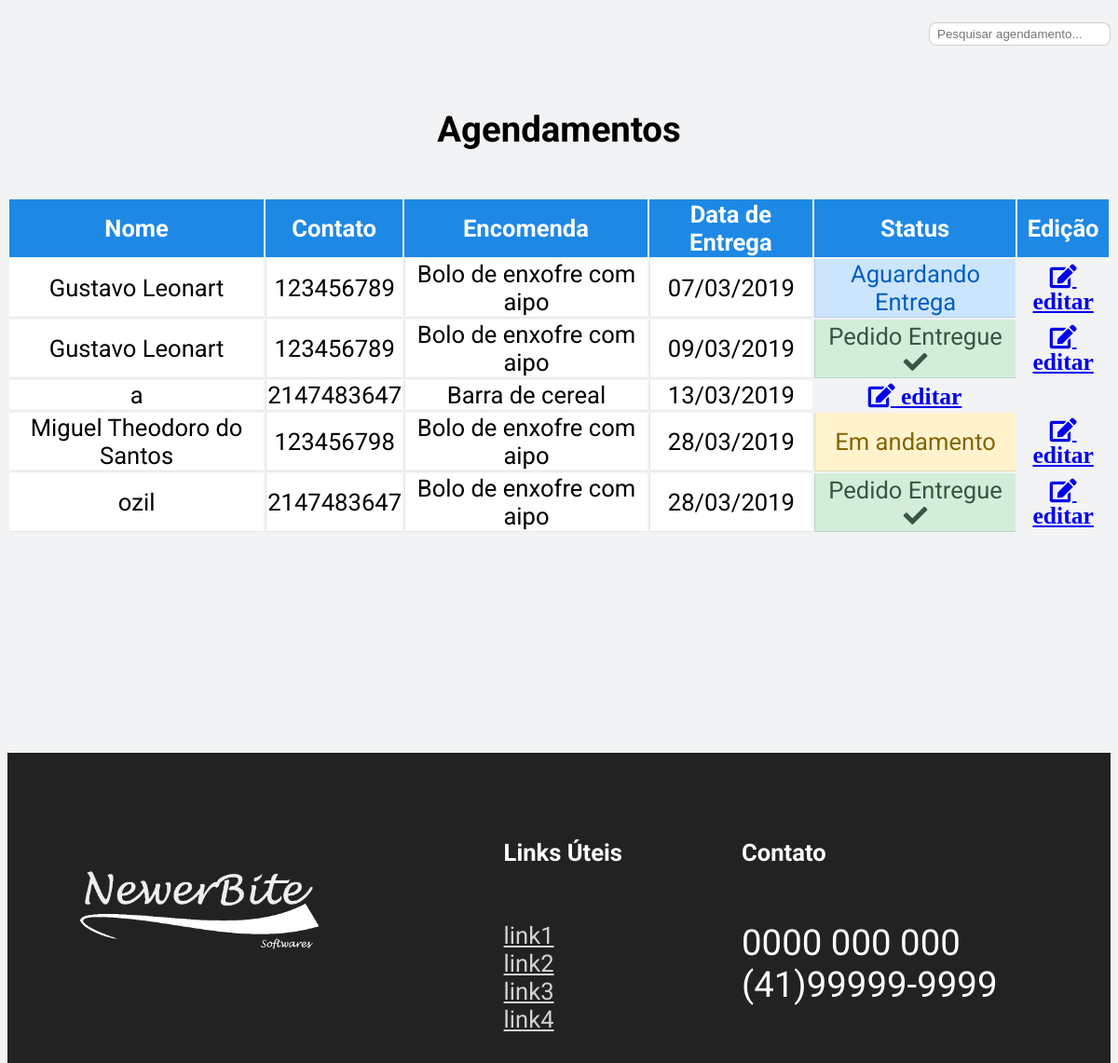
/agendamento.php (signed in), run on an earlier commit of the app's database.
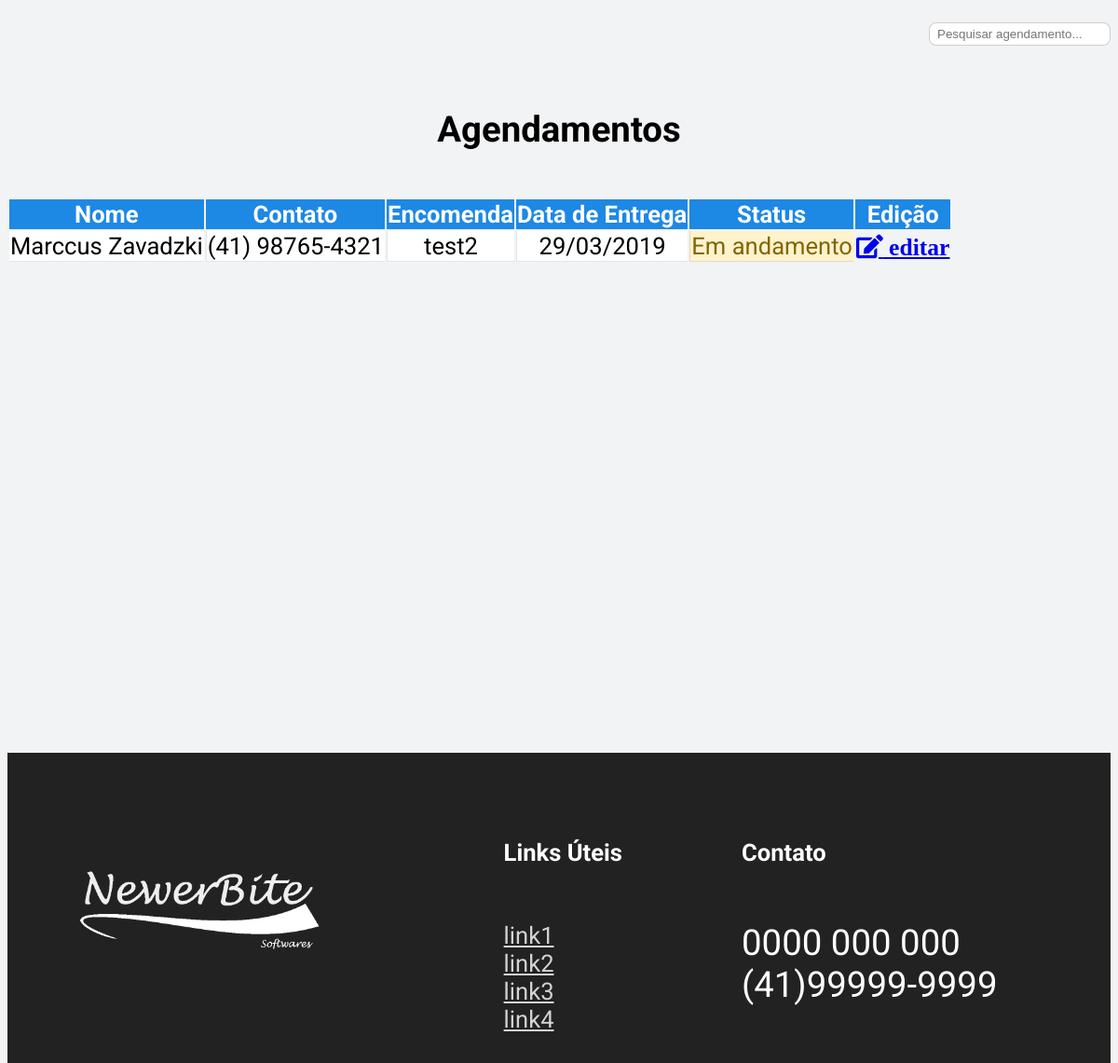
And on a later commit of the database.
### tables this page shows
CREATE TABLE `pedido` (
  `id_pedido` int(10) NOT NULL,
  `id_cliente` int(10) NOT NULL,
  `id_menu` int(10) NOT NULL,
  `id_usuario` int(10) NOT NULL,
  `data_cadastro` datetime DEFAULT NULL,
  `data_entrega` datetime DEFAULT NULL,
  `valor` double DEFAULT NULL,
  `status_pedido` int(11) UNSIGNED NOT NULL
);

CREATE TABLE `cliente` (
  `id_cliente` int(10) NOT NULL,
  `nome` varchar(50) NOT NULL,
  `rg` char(12) NOT NULL,
  `cpf` char(15) NOT NULL,
  `dataNasc` date NOT NULL,
  `email` varchar(50) DEFAULT NULL,
  `cep` char(11) DEFAULT NULL,
  `num_casa` int(10) NOT NULL,
  `complemento` varchar(20) DEFAULT NULL,
  `telefone` char(15) NOT NULL
);

CREATE TABLE `menu` (
  `id_menu` int(10) NOT NULL,
  `nome_receita` varchar(100) NOT NULL,
  `des_receita` text NOT NULL,
  `tempo_preparo` int(11) NOT NULL,
  `data_cadastro` datetime NOT NULL
);

### agendamento.php (the view, shortened to what this page needs)
<!DOCTYPE html PUBLIC "-//W3C//DTD XHTML 1.0 Transitional//EN"
"http://www.w3.org/TR/xhtml1/DTD/xhtml1-transitional.dtd">
<html xmlns="http://www.w3.org/1999/xhtml">
<head>
    <link rel="stylesheet" type="text/css" href="css/agendamento.css">
    <link rel="stylesheet" href="https://maxcdn.bootstrapcdn.com/font-awesome/4.7.0/css/font-awesome.min.css" >
    <link rel="stylesheet" href="https://use.fontawesome.com/releases/v5.5.0/css/all.css">
</head>
<body onload="setTimeout(Att, 60000);">
    <section>
        <div class="container" style="max-width:1359px;">
            <div class="search__person__container">
                <form class="search__person">
                    <input id="myInput" type="text" placeholder="Pesquisar agendamento...">
                </form>
            </div>
            <h4 class="container__title">Agendamentos</h4>
            <div class="table-responsive" id="tableAgenda">
                <table class="table">
                    <thead class="tableHead">
                        <tr>
                            <th>Nome</th>
                            <th>Contato</th>
                            <th>Encomenda</th>
                            <th>Data de Entrega</th>
                            <th>Status</th>
                            <th>Edição</th>
                        </tr>
                    </thead>
                    <tbody name="table" class="tableBody">
                        <?php
                            include "conexao.php";
                           $sql = mysqli_query($conexao,
                            "SELECT c.id_cliente, c.nome, c.telefone,
                                p.id_pedido, DATE_FORMAT(p.data_entrega, '%d/%m/%Y') as data_entrega , p.status_pedido,
                                m.id_menu, m.nome_receita
                            FROM cliente c
                                JOIN pedido p ON c.id_cliente = p.id_cliente
                                JOIN menu m ON m.id_menu = p.id_menu
                                ORDER BY data_entrega");
                            while ($exibe = mysqli_fetch_assoc($sql)) {
                                echo "<tr>
                                    <td>".$exibe['nome']."</td>
                                    <td>".$exibe['telefone']."</td>
                                    <td>".$exibe['nome_receita']."</td>
                                    <td>".$exibe['data_entrega']."</td>";
                                    if($exibe['status_pedido'] == 1)
                                        echo "<td style=\"color:#005fc1;background-color:#cce5ff;\">Aguardando Entrega <span class=\"spinner-grow spinner-grow-sm\"></span></td>";
                                    elseif($exibe['status_pedido'] == 2)
                                        echo "<td style=\"color:#375743;background-color:#d4edda;\">Pedido Entregue <span class=\"fas fa-check\"></span></td>";
                                    elseif($exibe['status_pedido'] == 3)
                                        echo "<td style=\"color:#856404;background-color:#fff3cd;\">Em andamento <span class=\"spinner-grow spinner-grow-sm\"></span></td>";
                                    elseif($exibe['status_pedido'] == 4)
                                        echo "<td style=\"color:#721c24;background-color:#f8d7da;\">Cancelado <span class=\"fas fa-times\"></span></td>";
                                    echo '<td style="background:transparent !important;border:none !important;">
                                            <a class="btn btn-outline-primary text-primary fas fa-edit" href="editAgen.php?id_pedido='.$exibe["id_pedido"].'"> editar</a>
                                        </td>';
                                echo "</tr>";
                            }
                         ?>
                    </tbody>
                </table>
            </div>
        </div>
    </section>
    <section id="footer"></section>
</body>
</html>

### css/agendamento.css (style rules this page uses)
body { font-family: 'Roboto'; height: 100vh; background-color: #f2f3f5 !important; }
* { box-sizing: border-box; }
.container { height: 100vh; }
.table-responsive { margin: 32px 0 64px !important; }
.tableHead th { text-align: center; position: sticky; top: 0; background-color: #1e88e5; color: #fff; width: auto; cursor: default; }
.tableBody td + td { border-left: solid 1px rgba(0,0,0,.1) !important; }
.table td { border-bottom: solid 1px rgba(0,0,0,.1) !important; background-color: #fff; cursor: default; }
.container__title { text-align: center; font-size: 1.5em; }
.table { text-align: center; }
.table-responsive { overflow: visible ; height: 70%; margin: 32px; margin-bottom: 64px; }
.search__person__container { display: flex; justify-content: flex-end; }
.search__person { padding: 16px 0px; }
.search__person input { border: solid 1px rgba(0, 0, 0, 0.19); border-radius: 8px; padding: 4px 8px; cursor: pointer; }

### agendamento.php (style rules this page uses)
body { font-family: 'Roboto'; font-size: 1.6em; }

What changed in the data, as far as the page shows it:
removed pedido: id_cliente.nome "Gustavo Leonart", id_cliente.telefone "123456789", id_menu.nome_receita "Bolo de enxofre com aipo", data_entrega "07/03/2019", status_pedido "Aguardando Entrega"
removed pedido: id_cliente.nome "Gustavo Leonart", id_cliente.telefone "123456789", id_menu.nome_receita "Bolo de enxofre com aipo", data_entrega "09/03/2019", status_pedido "Pedido Entregue"
removed pedido: id_cliente.nome "a", id_cliente.telefone "2147483647", id_menu.nome_receita "Barra de cereal", data_entrega "13/03/2019"
removed pedido: id_cliente.nome "Miguel Theodoro do Santos", id_cliente.telefone "123456798", id_menu.nome_receita "Bolo de enxofre com aipo", data_entrega "28/03/2019", status_pedido "Em andamento"
removed pedido: id_cliente.nome "ozil", id_cliente.telefone "2147483647", id_menu.nome_receita "Bolo de enxofre com aipo", data_entrega "28/03/2019", status_pedido "Pedido Entregue"
added pedido: id_cliente.nome "Marccus Zavadzki", id_cliente.telefone "(41) 98765-4321", id_menu.nome_receita "test2", data_entrega "29/03/2019", shows "Em andamento"
